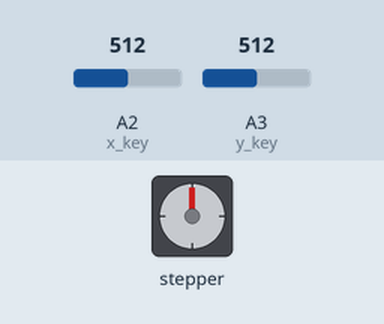
Recording of a program running on a simulated Arduino Mega 2560, built with avr-gcc and run on an emulated ATmega2560. On the bench: stepper motor. Inputs (shaded band) come from the test bench; at power-on: A2 (x_key) = 512, A3 (y_key) = 512. Stepper angles assume 200 steps per turn.

Above: at 1.2 s.
1.3 s: A2 (x_key) set to 531
At 1.45 s:
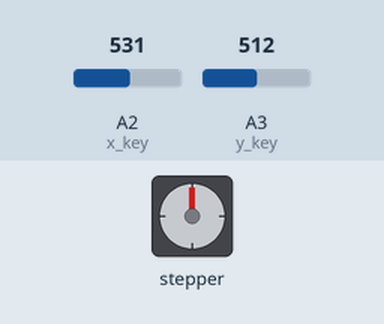
At 2.35 s:
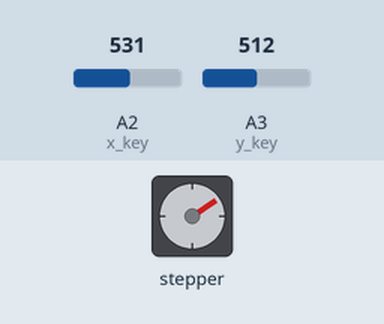
4.3 s: A3 (y_key) set to 540
7.3 s: A2 (x_key) set to 511
At 7.3 s:
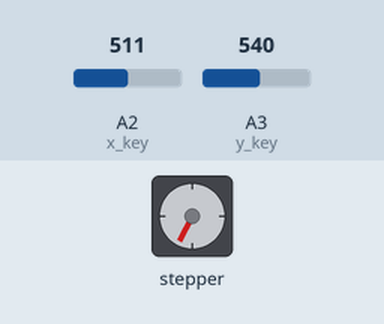
8.8 s: A2 (x_key) set to 540
At 9.25 s:
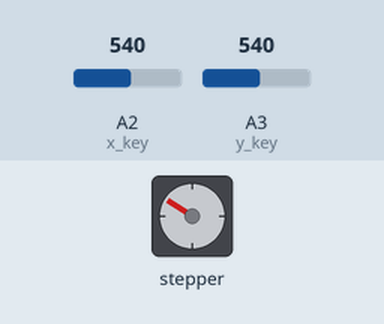
11.8 s: A3 (y_key) set to 520
14.8 s: A2 (x_key) set to 716
Timing chart, 0 to 18.8 s (numbered marks = the images above; inputs shaded):
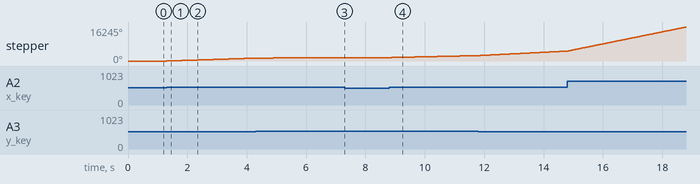

The program:

main.cpp
```cpp
#include <AccelStepper.h>
#define dirPinStepper    4
#define enablePinStepper 6
//#define stepPinStepper   9


AccelStepper stepper1(AccelStepper::DRIVER, 9, 4);

#define  MAX_SPEED 5000
#define  MIN_SPEED 0.1

int x_key = A2;
int y_key = A3;
static int x_pos;  // forward reverse
static int y_pos;   //  stearing


static int motor_speed;
int motor_speed1;
 static int motor_links;
static int motor_rechts;

static int faktorL1;  //steering correction factor
static int faktorR1;  //steering correction factor


void setup() {
  // The only AccelStepper value we have to set here is the max speeed, which is higher than we'll ever go

  stepper1.setMaxSpeed(10000.0);

  pinMode (4, OUTPUT);

  pinMode (6, OUTPUT);


}

void loop() {


 static int current_speed = 0;         // Holds current motor speed in steps/second
  static int analog_read_counter ;    // Counts down to 0 to fire analog read
  static char sign = 0;                     // Holds -1, 1 or 0 to turn the motor on/off and control direction
  static int analog_value = 0;              // Holds raw analog value.

 if (analog_read_counter > 0) {
   analog_read_counter--; }

      analog_read_counter = 1000;

  faktorL1 = map (y_pos, 530, 650, 1, 3000);
  faktorL1 = constrain ( faktorL1, 0, 3000);

  faktorR1 = map (y_pos, 510, 410, 1, 3000);
  faktorR1 = constrain ( faktorR1, 0, 3000);


 x_pos = analogRead (x_key) ;  //Reading the forward reverse value 240 tot 870 center value 520

  y_pos = analogRead (y_key) ;  //Reading the steering value


 if (x_pos > 530 && x_pos < 900 ) {
//forward
 //stepper1.runSpeed();
////

 digitalWrite (dirPinStepper, HIGH);
    digitalWrite (enablePinStepper, HIGH);

    motor_speed = map(x_pos, 510, 860, 1, 5000);
    motor_speed = constrain ( motor_speed, 0, 5000);


    ;
    motor_rechts = (motor_speed - faktorR1);
    motor_links = ( motor_speed -  faktorL1);
    motor_links = constrain ( motor_links, 0, 5000);
    motor_rechts = constrain ( motor_rechts, 0, 5000);

stepper1.setSpeed(motor_links);
    stepper1.runSpeed();
 }

else if (x_pos > 500 && x_pos < 520) { //X throttle center

  motor_speed = 0;
}


else if (x_pos < 500 && x_pos > 240)  //X reverse


  {digitalWrite (dirPinStepper, LOW);
  digitalWrite (enablePinStepper, HIGH);

  motor_speed = map(x_pos, 520, 240, 1, 5000);
  motor_speed = constrain ( motor_speed, 0, 5000);

  motor_rechts = (motor_speed - faktorL1);
  motor_links = ( motor_speed  - faktorR1);

  motor_links = constrain ( motor_links, 0, 5000);
  motor_rechts = constrain ( motor_rechts, 0, 5000);


  }


else {
  motor_speed = 0 ;

  digitalWrite (enablePinStepper, LOW);
}


//Serial.println(x_pos);


}
```

Measured:
- the behaviour switches between 530 and 531 on A2 (x_key) (found by bisection; images 0 and 1)
- after the input at 1.3 s, stepper: keeps turning clockwise at about 461°/s, starting at once
- after the input at 7.3 s, stepper: stops changing and stays 1647°
- after the input at 8.8 s, stepper: keeps turning clockwise at about 312°/s, starting at once
